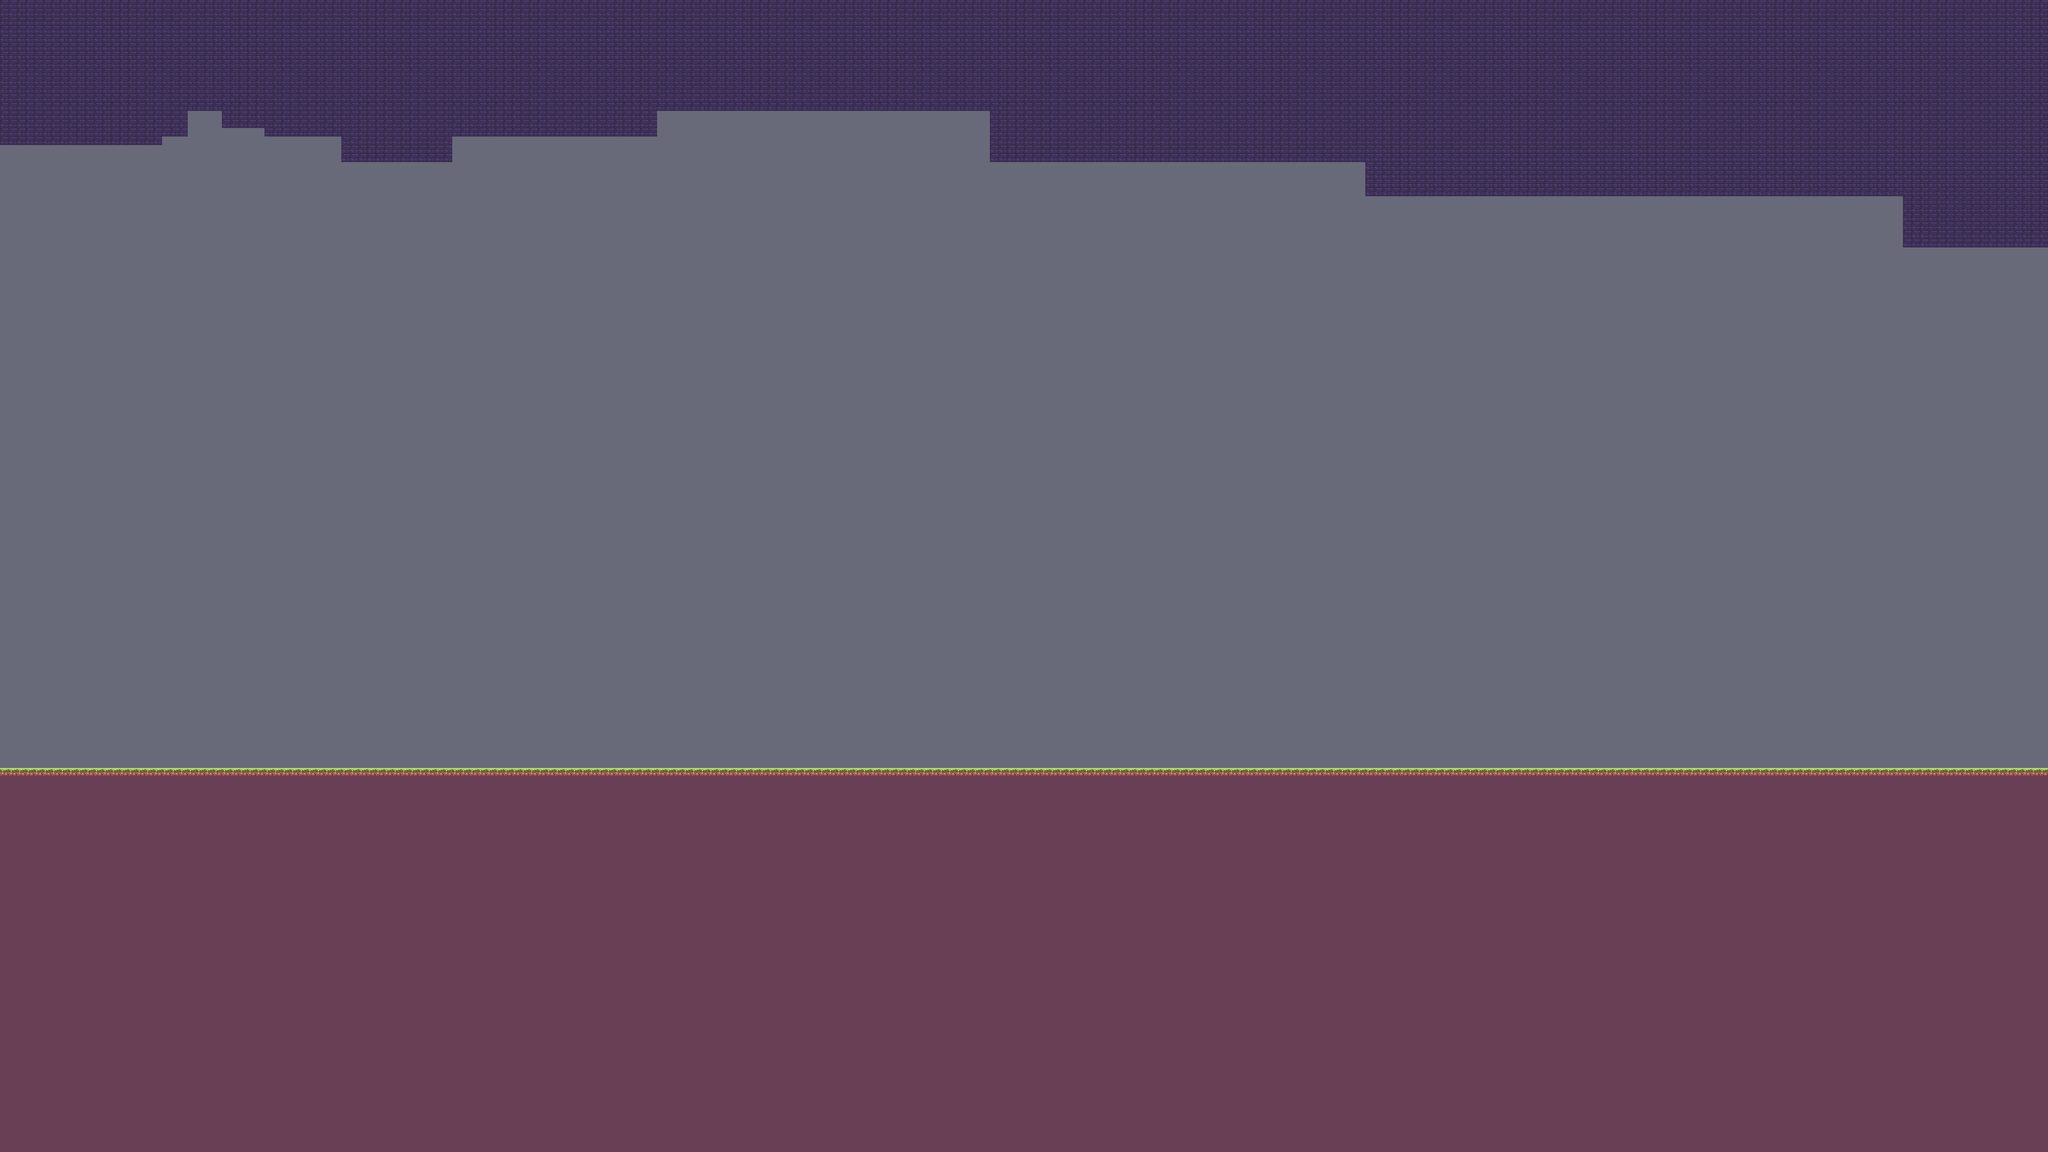

This is a level from a 2D game, rendered from its Tiled map with the project's own tilesets. A one-line summary and the map file follow, with tile-layer data summarised:
An orthogonal 240x135 tile map with 16x16 px tiles, 2 tile layers (Floor_values, Floor), 3 tilesets.

<map version="1.4" tiledversion="1.4.2" orientation="orthogonal" renderorder="right-down" compressionlevel="0" width="240" height="135" tilewidth="16" tileheight="16" infinite="0" backgroundcolor="#696A79" nextlayerid="3" nextobjectid="1"><tileset firstgid="1" name="Floor_intgrid" tilewidth="16" tileheight="16" tilecount="6" columns="6" objectalignment="topleft" margin="0" spacing="0"><image source="Floor.intgrid.png" width="96" height="16" /></tileset><tileset firstgid="7" name="SunnyLand_by_Ansimuz_extended" tilewidth="16" tileheight="16" tilecount="483" columns="23" objectalignment="topleft" margin="0" spacing="0"><image source="../../Samples/LDtk to Unity/4.2.2/Sample/Samples/atlas/SunnyLand_by_Ansimuz-extended.png" width="368" height="336" /></tileset><tileset firstgid="490" name="Floor" tilewidth="16" tileheight="16" tilecount="6" columns="6" objectalignment="topleft"><image source="Floor.intgrid.png" width="96" height="16" /></tileset><layer id="1" name="Floor_values" width="240" height="135" opacity="1"><data>[32400 cells, 15358 non-empty, 2 distinct tile ids]</data></layer><layer id="2" name="Floor" width="240" height="135" opacity="1"><data>[32400 cells, 15358 non-empty, 3 distinct tile ids]</data></layer></map>
